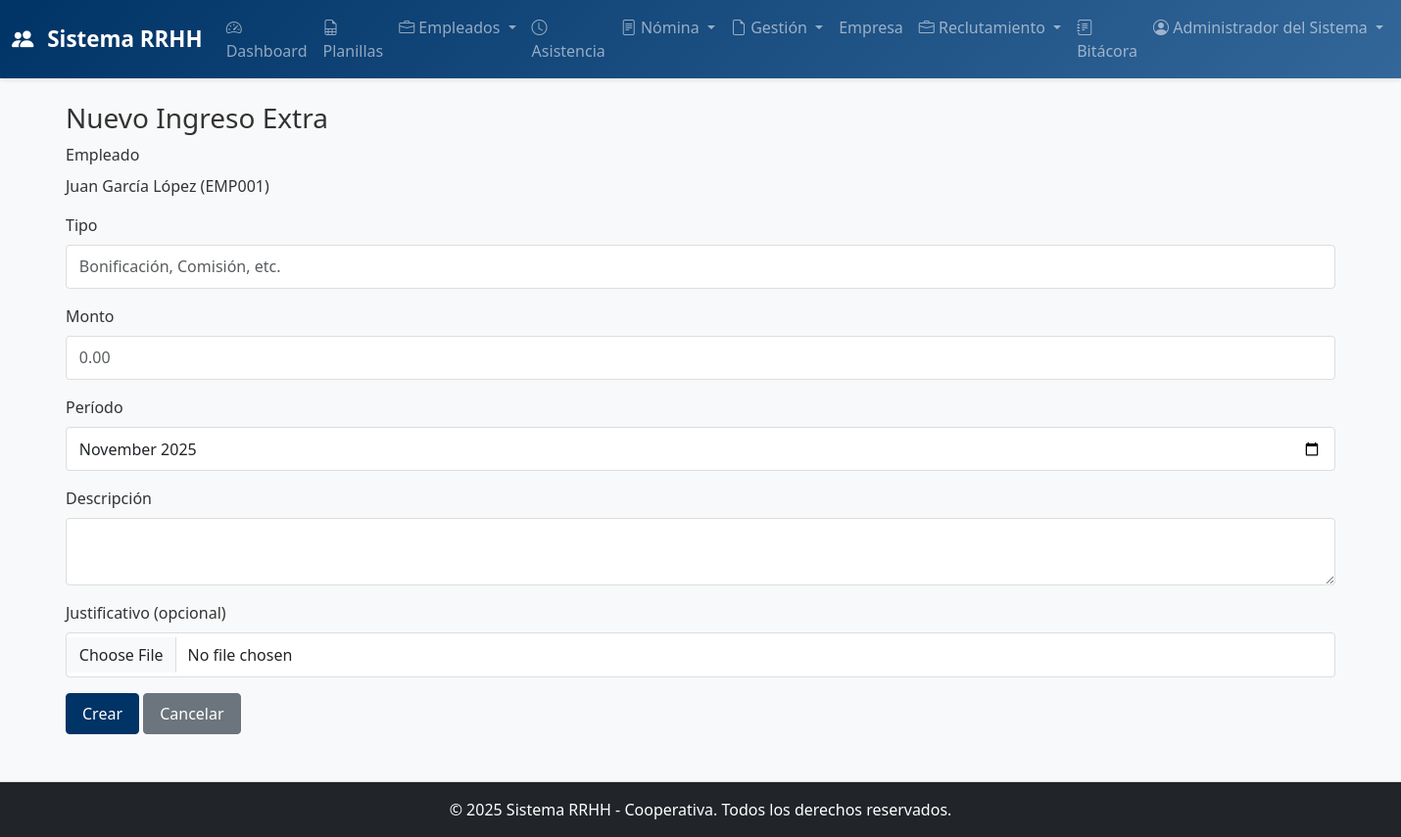
Page /rrhh/ingresos-extras/create?empleado_id=1 (signed in) on the committed database.
### app/models.py (models this page shows, shortened)
class Usuario(UserMixin, db.Model):
    __tablename__ = 'usuarios'
    id = db.Column(db.Integer, primary_key=True)
    nombre_usuario = db.Column(db.String(80), unique=True, nullable=False)
    email = db.Column(db.String(120), unique=True, nullable=False)
    password_hash = db.Column(db.String(255), nullable=False)
    nombre_completo = db.Column(db.String(120), nullable=False)
    rol = db.Column(db.Enum(RoleEnum), default=RoleEnum.ASISTENTE_RRHH, nullable=False)
    activo = db.Column(db.Boolean, default=True)
    fecha_creacion = db.Column(db.DateTime, default=datetime.utcnow)
    ultimo_login = db.Column(db.DateTime)
    bitacoras = db.relationship('Bitacora', backref='usuario', lazy=True, cascade='all, delete-orphan')

class Empleado(db.Model):
    __tablename__ = 'empleados'
    id = db.Column(db.Integer, primary_key=True)
    codigo = db.Column(db.String(20), unique=True, nullable=False, index=True)
    nombre = db.Column(db.String(80), nullable=False)
    apellido = db.Column(db.String(80), nullable=False)
    ci = db.Column(db.String(20), unique=True, nullable=False)
    email = db.Column(db.String(120), unique=True)
    telefono = db.Column(db.String(20))
    cargo_id = db.Column(db.Integer, db.ForeignKey('cargos.id'), nullable=False)
    salario_base = db.Column(db.Numeric(12, 2), nullable=False)
    fecha_ingreso = db.Column(db.Date, nullable=False)
    fecha_retiro = db.Column(db.Date)
    estado = db.Column(db.Enum(EstadoEmpleadoEnum), default=EstadoEmpleadoEnum.ACTIVO)
    fecha_nacimiento = db.Column(db.Date)
    sexo = db.Column(db.String(1))  # M/F
    direccion = db.Column(db.String(255))
    fecha_creacion = db.Column(db.DateTime, default=datetime.utcnow)
    fecha_actualizacion = db.Column(db.DateTime, default=datetime.utcnow, onupdate=datetime.utcnow)
    asistencias = db.relationship('Asistencia', backref='empleado', lazy=True, cascade='all, delete-orphan')
    asistencia_eventos = db.relationship('AsistenciaEvento', backref='empleado', lazy=True, cascade='all, delete-orphan')
    permisos = db.relationship('Permiso', backref='empleado', lazy=True, cascade='all, delete-orphan')
    sanciones = db.relationship('Sancion', backref='empleado', lazy=True, cascade='all, delete-orphan')
    contratos = db.relationship('Contrato', backref='empleado', lazy=True, cascade='all, delete-orphan')
    ingresos_extras = db.relationship('IngresoExtra', backref='empleado', lazy=True, cascade='all, delete-orphan')
    descuentos = db.relationship('Descuento', backref='empleado', lazy=True, cascade='all, delete-orphan')
    liquidaciones = db.relationship('Liquidacion', backref='empleado', lazy=True, cascade='all, delete-orphan')
    vacaciones = db.relationship('Vacacion', backref='empleado', lazy=True, cascade='all, delete-orphan')
    anticipos = db.relationship('Anticipo', backref='empleado', lazy=True, cascade='all, delete-orphan')
    @property
    def nombre_completo(self):
        return f'{self.nombre} {self.apellido}'

### app/routes/rrhh.py (the view, shortened to what this page needs)
@rrhh_bp.route('/ingresos-extras/create', methods=['GET', 'POST'])
@login_required
@role_required(RoleEnum.RRHH)
def crear_ingreso_extra():
    os.makedirs(INGRESOS_UPLOAD_FOLDER, exist_ok=True)
    empleado = None
    empleado_id = request.args.get('empleado_id')
    if empleado_id:
        empleado = Empleado.query.get(empleado_id)
    periodo_default = date.today().strftime('%Y-%m')
    empleados = []
    if not empleado:
        empleados = Empleado.query.order_by(Empleado.apellido).all()
    return render_template('rrhh/ingreso_extra_form.html', empleado=empleado, periodo_default=periodo_default, empleados=empleados)

### app/routes/rrhh.py (called while the page is built)
def role_required(*roles):
    def decorator(f):
        @wraps(f)
        def decorated_function(*args, **kwargs):
            if current_user.rol not in roles:
                flash('No tienes permiso para acceder a este módulo', 'danger')
                return redirect(url_for('main.dashboard'))
            return f(*args, **kwargs)
        return decorated_function
    return decorator

### app/templates/rrhh/ingreso_extra_form.html (shortened to what this page needs)
{% extends "base.html" %}
{% block content %}
<div class="container mt-4">
    <h3>Nuevo Ingreso Extra</h3>
    <form method="post" enctype="multipart/form-data">
        <div class="mb-3">
            <label class="form-label">Empleado</label>
            {% if empleado %}
                <p>{{ empleado.nombre_completo }} ({{ empleado.codigo }})</p>
            {% else %}
                <select name="empleado_id" class="form-control">
                    {% for e in empleados %}
                        <option value="{{ e.id }}">{{ e.nombre_completo }} - {{ e.codigo }}</option>
                    {% endfor %}
                </select>
            {% endif %}
        </div>
        <div class="mb-3">
            <label class="form-label">Tipo</label>
            <input class="form-control" name="tipo" placeholder="Bonificación, Comisión, etc.">
        </div>
        <div class="mb-3">
            <label class="form-label">Monto</label>
            <input class="form-control" name="monto" placeholder="0.00">
        </div>
        <div class="mb-3">
            <label class="form-label">Período</label>
            <input type="month" name="periodo" class="form-control" value="{{ periodo_default }}">
        </div>
        <div class="mb-3">
            <label class="form-label">Descripción</label>
            <textarea class="form-control" name="descripcion"></textarea>
        </div>
        <div class="mb-3">
            <label class="form-label">Justificativo (opcional)</label>
            <input type="file" name="justificativo" class="form-control">
        </div>
        <button class="btn btn-primary" type="submit">Crear</button>
        <a class="btn btn-secondary" href="{{ url_for('rrhh.ver_ingresos_extras') }}">Cancelar</a>
    </form>
</div>
{% endblock %}

### app/templates/base.html (shortened to what this page needs)
<!DOCTYPE html>
<html lang="es">
<head>
    <link href="https://cdn.jsdelivr.net/npm/bootstrap@5.3.0/dist/css/bootstrap.min.css" rel="stylesheet">
    <link rel="stylesheet" href="https://cdn.jsdelivr.net/npm/bootstrap-icons@1.10.0/font/bootstrap-icons.css">
    <link href="https://cdn.datatables.net/1.13.6/css/dataTables.bootstrap5.min.css" rel="stylesheet">
    <link href="https://cdn.jsdelivr.net/npm/sweetalert2@11.7.12/dist/sweetalert2.min.css" rel="stylesheet">
    <link rel="stylesheet" href="{{ url_for('static', filename='css/style.css') }}">
</head>
<body>
    {% if current_user.is_authenticated %}
    <nav class="navbar navbar-expand-lg navbar-dark bg-dark">
        <div class="container-fluid">
            <a class="navbar-brand" href="{{ url_for('main.dashboard') }}">
                <i class="bi bi-people-fill"></i> Sistema RRHH
            </a>
            <div class="collapse navbar-collapse" id="navbarNav">
                <ul class="navbar-nav ms-auto">
                    <li class="nav-item">
                        <a class="nav-link" href="{{ url_for('main.dashboard') }}">
                            <i class="bi bi-speedometer2"></i> Dashboard
                        </a>
                    </li>
                    <li class="nav-item">
                        <a class="nav-link" href="{{ url_for('rrhh.planillas_mtess') }}">
                            <i class="bi bi-file-earmark-spreadsheet"></i> Planillas
                        </a>
                    </li>
                    {% if current_user.rol.name == 'RRHH' %}
                    <li class="nav-item dropdown">
                        <a class="nav-link dropdown-toggle" href="#" role="button" data-bs-toggle="dropdown">
                            <i class="bi bi-briefcase"></i> Empleados
                        </a>
                    </li>
                    <li class="nav-item">
                        <a class="nav-link" href="{{ url_for('rrhh.ver_asistencia') }}">
                            <i class="bi bi-clock"></i> Asistencia
                        </a>
                    </li>
                    <li class="nav-item dropdown">
                        <a class="nav-link dropdown-toggle" href="#" role="button" data-bs-toggle="dropdown">
                            <i class="bi bi-file-text"></i> Nómina
                        </a>
                    </li>
                    <li class="nav-item dropdown">
                        <a class="nav-link dropdown-toggle" href="#" role="button" data-bs-toggle="dropdown">
                            <i class="bi bi-file-earmark"></i> Gestión
                        </a>
                    </li>
                    <li class="nav-item">
                        <a class="nav-link" href="{{ url_for('rrhh.ver_empresa') }}">
                            Empresa
                        </a>
                    </li>
                    <li class="nav-item dropdown">
                        <a class="nav-link dropdown-toggle" href="#" role="button" data-bs-toggle="dropdown">
                            <i class="bi bi-briefcase"></i> Reclutamiento
                        </a>
                    </li>
                    <li class="nav-item">
                        <a class="nav-link" href="{{ url_for('rrhh.ver_bitacora') }}">
                            <i class="bi bi-journal-text"></i> Bitácora
                        </a>
                    </li>
                    {% else %}
                    <li class="nav-item">
                        <a class="nav-link" href="{{ url_for('rrhh.ver_asistencia') }}">
                            <i class="bi bi-clock"></i> Asistencia
                        </a>
                    </li>
                    {% endif %}
                    <li class="nav-item dropdown">
                        <a class="nav-link dropdown-toggle" href="#" role="button" data-bs-toggle="dropdown">
                            <i class="bi bi-person-circle"></i> {{ current_user.nombre_completo }}
                        </a>
                    </li>
                </ul>
            </div>
        </div>
    </nav>
    {% endif %}
    <main class="{% if current_user.is_authenticated %}container-fluid mt-4{% endif %}">
        {% block content %}{% endblock %}
    </main>
    <footer class="bg-dark text-white text-center py-3 mt-5">
        <p class="mb-0">&copy; 2025 Sistema RRHH - Cooperativa. Todos los derechos reservados.</p>
    </footer>
</body>
</html>

### app/static/css/style.css (style rules this page uses)
:root { --primary-color: #003366; --secondary-color: #336699; --success-color: #28a745; --danger-color: #dc3545; --warning-color: #ffc107; --info-color: #17a2b8; }
body { font-family: 'Segoe UI', Tahoma, Geneva, Verdana, sans-serif; background-color: #f8f9fa; color: #333; }
.navbar { background: linear-gradient(135deg, var(--primary-color) 0%, var(--secondary-color) 100%); box-shadow: 0 2px 4px rgba(0, 0, 0, 0.1); }
.navbar-brand { font-weight: 600; font-size: 1.4rem; }
.navbar-brand i { margin-right: 8px; }
.btn { padding: 0.5rem 1rem; border-radius: 4px; font-weight: 500; transition: all 0.3s ease; }
.btn-primary { background-color: var(--primary-color); border-color: var(--primary-color); }
.form-control, .form-select { border: 1px solid #ddd; border-radius: 4px; padding: 0.6rem 0.8rem; transition: border-color 0.3s, box-shadow 0.3s; }
footer { margin-top: 5rem; border-top: 1px solid #ddd; }

### rows in the picture
Usuario: nombre_completo "Administrador del Sistema"
Empleado: nombre_completo "Juan García López", codigo "EMP001"
